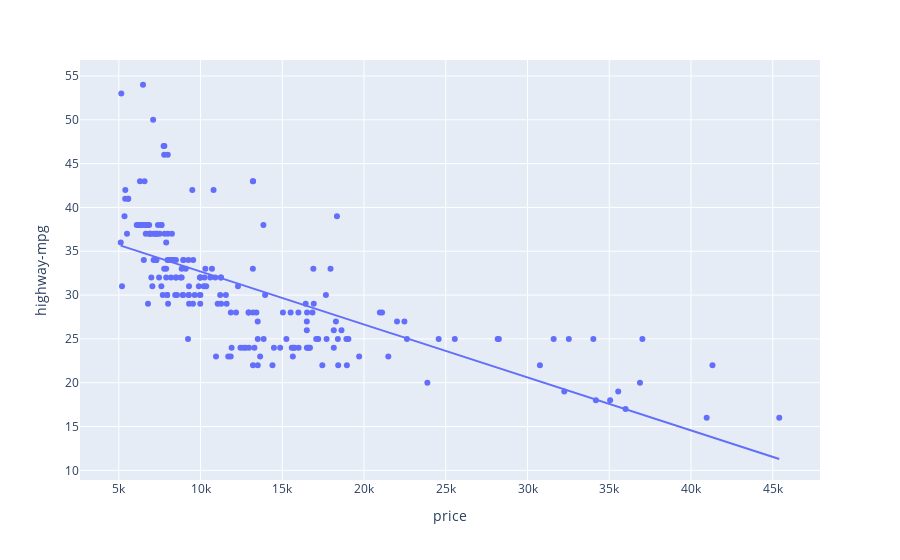

Notebook source saved alongside this figure:
### Markdown cell above
## Focus on Price and High-mpg since they are negatively strong correlated for Simple linear regression

### Code cell
fig = px.scatter(df, x="price", y="highway-mpg", trendline="ols")
fig.show()

### Figure 1 — Plotly figure (JSON) as saved in the notebook; plotly's stock layout.template omitted (floating-point values rounded to 4 significant figures; data arrays with more than 128 entries replaced by an {"elided": "..."} marker saying what was removed)
{"data": [{"hovertemplate": "price=%{x}<br>highway-mpg=%{y}<extra></extra>", "legendgroup": "", "marker": {"color": "#636efa", "symbol": "circle"}, "mode": "markers", "name": "", "orientation": "v", "showlegend": false, "type": "scatter", "x": {"elided": "205 float values"}, "xaxis": "x", "y": {"elided": "205 int values"}, "yaxis": "y"}, {"hovertemplate": "<b>OLS trendline</b><br>highway-mpg = -0.000604322 * price + 38.7326<br>R<sup>2</sup>=0.476826<br><br>price=%{x}<br>highway-mpg=%{y} <b>(trend)</b><extra></extra>", "legendgroup": "", "marker": {"color": "#636efa", "symbol": "circle"}, "mode": "lines", "name": "", "showlegend": false, "type": "scatter", "x": {"elided": "205 float values"}, "xaxis": "x", "y": {"elided": "205 float values"}, "yaxis": "y"}], "layout": {"autosize": true, "legend": {"tracegroupgap": 0}, "margin": {"t": 60}, "xaxis": {"anchor": "y", "autorange": true, "domain": [0, 1], "range": [2737.0, 47780.0], "title": {"text": "price"}, "type": "linear"}, "yaxis": {"anchor": "x", "autorange": true, "domain": [0, 1], "range": [8.878, 57.24], "title": {"text": "highway-mpg"}, "type": "linear"}}}
